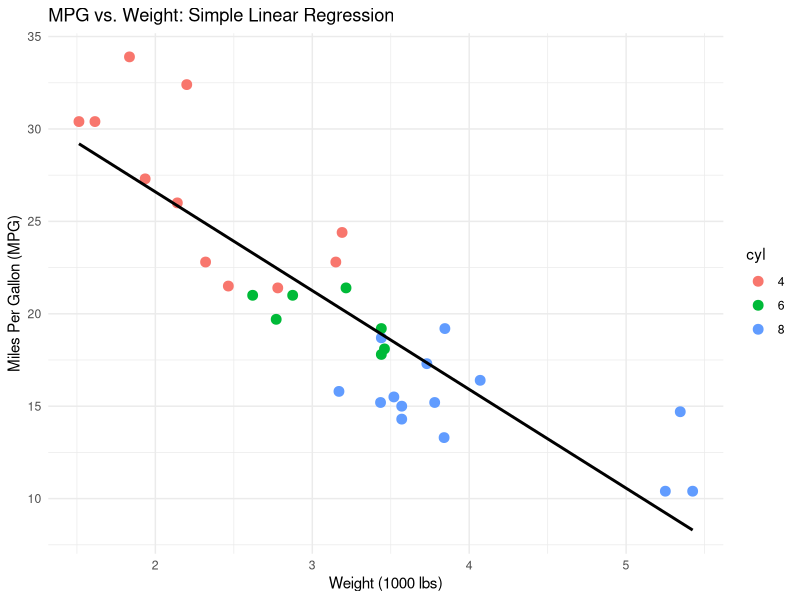
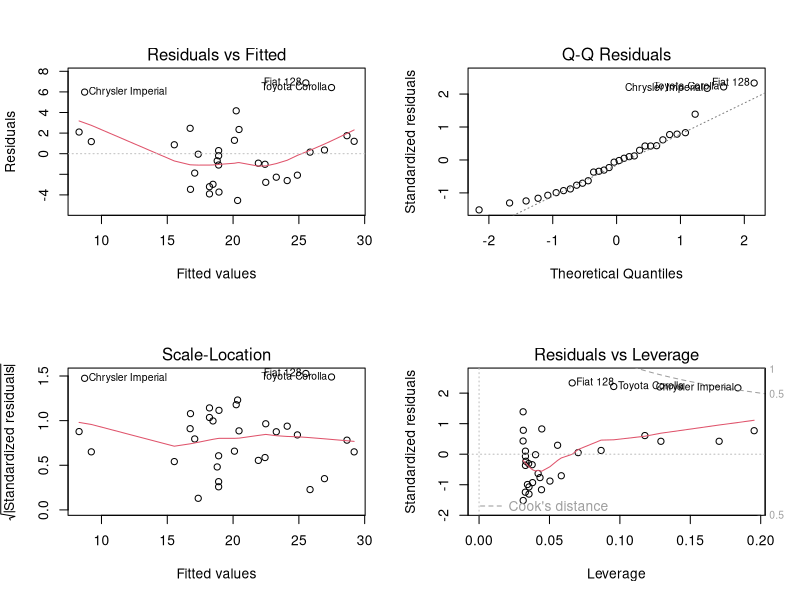

R code for these plots, in order:
############################################################
# PART 5: Simple Linear Regression
# Author: Suman Bhowmick
# Description:
# Learn to build, interpret, and visualize a simple linear
# regression model in R.
############################################################

### 0. Install and Load Required Packages
# We'll use tidyverse for data manipulation and plotting.
if (!require("tidyverse")) install.packages("tidyverse")
library(tidyverse)

### 1. Load and Prepare Data
# We use the built-in 'mtcars' dataset.
df <- mtcars
df <- df %>%
  mutate(
    cyl = factor(cyl),
    gear = factor(gear),
    car = rownames(mtcars)
  )

cat("\n✅ Data prepared. Let's predict MPG from Weight.\n")
print(head(df))

### 2. Build the Simple Linear Regression Model
# We want to model how 'mpg' (Miles Per Gallon) changes with 'wt' (Weight).
# The formula `mpg ~ wt` means "predict mpg using wt".
# The lm() function is used to fit linear models.

model <- lm(mpg ~ wt, data = df)

cat("\n✅ Linear model built successfully.\n")

### 3. Interpret the Model Summary
# The summary() function gives us detailed statistics about the model.
cat("\n📊 MODEL SUMMARY:\n")
print(summary(model))

cat("
--------------------------------------------------------------------
INTERPRETATION OF THE SUMMARY:
--------------------------------------------------------------------
1.  **Coefficients (Estimate column):**
    - **(Intercept) = 37.285:** This is the predicted MPG for a car with zero weight.
      It's often just a baseline and may not be meaningful in reality.
    - **wt = -5.344:** For each 1000 lbs increase in weight, the MPG is predicted
      to DECREASE by 5.344 miles. This is the slope of our regression line.

2.  **P-value (Pr(>|t|) column):**
    - The tiny p-value for 'wt' (e.g., 1.29e-10) is much smaller than 0.05.
      This means the relationship between weight and MPG is statistically significant.
      In other words, weight is a reliable predictor of MPG.

3.  **Multiple R-squared = 0.7528:**
    - This tells us that approximately 75% of the variation in MPG can be
      explained by the car's weight. This is a good fit!
--------------------------------------------------------------------
")

### 4. Visualize the Regression Line with ggplot2
# We can plot our data and add the regression line to see how well it fits.

cat("\n🎨 VISUALIZING the regression line:\n")
p_regression <- ggplot(df, aes(x = wt, y = mpg)) +
  geom_point(aes(color = cyl), size = 3) +  # Scatter plot of original data
  geom_smooth(method = "lm", se = FALSE, color = "black") + # Add the linear model line
  labs(
    title = "MPG vs. Weight: Simple Linear Regression",
    x = "Weight (1000 lbs)",
    y = "Miles Per Gallon (MPG)"
  ) +
  theme_minimal()

print(p_regression)
cat("✅ Plot generated. The black line is our model's prediction.\n")

### 5. Making Predictions
# We can use our model to predict MPG for new weight values.
new_data <- data.frame(wt = c(2.0, 3.0, 4.0)) # Create a new data frame with weights

predictions <- predict(model, newdata = new_data)

cat("\n🔮 PREDICTIONS for new data:\n")
print(data.frame(Weight = new_data$wt, Predicted_MPG = predictions))
cat("
As expected, as weight increases, the predicted MPG decreases.
")

### 6. Checking Model Assumptions (Diagnostics)
# Linear regression has assumptions. A quick way to check them is to plot the model.
# These plots help identify issues like non-linearity or outliers.

par(mfrow = c(2, 2)) # Arrange plots in a 2x2 grid
plot(model)
par(mfrow = c(1, 1)) # Reset plotting window

cat("\n\n🔎 DIAGNOSTIC PLOTS generated. These help verify model assumptions.\n")
cat("
- **Residuals vs. Fitted:** Should show no clear pattern (random cloud).
- **Normal Q-Q:** Points should fall close to the straight line.
- **Scale-Location:** Spread of points should be roughly constant.
- **Residuals vs. Leverage:** Helps identify influential outlier points.
")

cat("\n\n-- End of Part 5 --\n")
